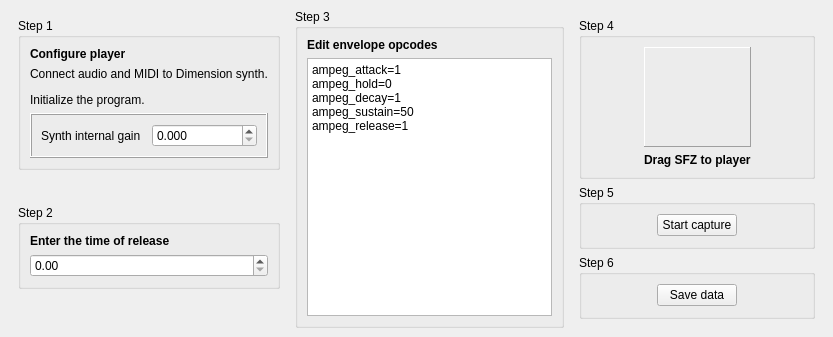
<?xml version="1.0" encoding="UTF-8"?>
<ui version="4.0">
 <class>MainWindow</class>
 <widget class="QMainWindow" name="MainWindow">
  <property name="geometry">
   <rect>
    <x>0</x>
    <y>0</y>
    <width>833</width>
    <height>337</height>
   </rect>
  </property>
  <property name="windowTitle">
   <string>MainWindow</string>
  </property>
  <widget class="QWidget" name="centralwidget">
   <layout class="QHBoxLayout" name="horizontalLayout_3">
    <item>
     <widget class="QWidget" name="" native="true">
      <layout class="QVBoxLayout" name="verticalLayout_3">
       <item>
        <widget class="QGroupBox" name="groupBox">
         <property name="title">
          <string>Step 1</string>
         </property>
         <layout class="QVBoxLayout" name="verticalLayout_5">
          <item>
           <widget class="QLabel" name="label_3">
            <property name="font">
             <font>
              <weight>75</weight>
              <bold>true</bold>
             </font>
            </property>
            <property name="text">
             <string>Configure player</string>
            </property>
           </widget>
          </item>
          <item>
           <widget class="QLabel" name="label_5">
            <property name="text">
             <string>&lt;html&gt;&lt;head/&gt;&lt;body&gt;&lt;p&gt;Connect audio and MIDI to Dimension synth.&lt;/p&gt;&lt;p&gt;Initialize the program.&lt;/p&gt;&lt;/body&gt;&lt;/html&gt;</string>
            </property>
           </widget>
          </item>
          <item>
           <widget class="QFrame" name="frame">
            <property name="frameShape">
             <enum>QFrame::Box</enum>
            </property>
            <property name="frameShadow">
             <enum>QFrame::Raised</enum>
            </property>
            <layout class="QHBoxLayout" name="horizontalLayout_5">
             <item>
              <widget class="QLabel" name="label_6">
               <property name="text">
                <string>Synth internal gain</string>
               </property>
              </widget>
             </item>
             <item>
              <widget class="QDoubleSpinBox" name="internalGainVal">
               <property name="decimals">
                <number>3</number>
               </property>
              </widget>
             </item>
            </layout>
           </widget>
          </item>
         </layout>
        </widget>
       </item>
       <item>
        <spacer name="verticalSpacer">
         <property name="orientation">
          <enum>Qt::Vertical</enum>
         </property>
         <property name="sizeHint" stdset="0">
          <size>
           <width>20</width>
           <height>40</height>
          </size>
         </property>
        </spacer>
       </item>
       <item>
        <widget class="QGroupBox" name="groupBox_6">
         <property name="title">
          <string>Step 2</string>
         </property>
         <layout class="QVBoxLayout" name="verticalLayout_6">
          <item>
           <widget class="QLabel" name="label_4">
            <property name="font">
             <font>
              <weight>75</weight>
              <bold>true</bold>
             </font>
            </property>
            <property name="text">
             <string>Enter the time of release</string>
            </property>
           </widget>
          </item>
          <item>
           <widget class="QDoubleSpinBox" name="releaseTimeVal"/>
          </item>
         </layout>
        </widget>
       </item>
       <item>
        <spacer name="verticalSpacer_2">
         <property name="orientation">
          <enum>Qt::Vertical</enum>
         </property>
         <property name="sizeHint" stdset="0">
          <size>
           <width>20</width>
           <height>40</height>
          </size>
         </property>
        </spacer>
       </item>
      </layout>
     </widget>
    </item>
    <item>
     <widget class="QGroupBox" name="groupBox_2">
      <property name="title">
       <string>Step 3</string>
      </property>
      <layout class="QVBoxLayout" name="verticalLayout_2">
       <item>
        <widget class="QLabel" name="label_2">
         <property name="font">
          <font>
           <weight>75</weight>
           <bold>true</bold>
          </font>
         </property>
         <property name="text">
          <string>Edit envelope opcodes</string>
         </property>
        </widget>
       </item>
       <item>
        <widget class="QPlainTextEdit" name="envelopeEdit">
         <property name="plainText">
          <string>ampeg_attack=1
ampeg_hold=0
ampeg_decay=1
ampeg_sustain=50
ampeg_release=1
</string>
         </property>
        </widget>
       </item>
      </layout>
     </widget>
    </item>
    <item>
     <widget class="QWidget" name="" native="true">
      <layout class="QVBoxLayout" name="verticalLayout_4">
       <item>
        <widget class="QGroupBox" name="groupBox_3">
         <property name="title">
          <string>Step 4</string>
         </property>
         <layout class="QHBoxLayout" name="horizontalLayout">
          <item>
           <spacer name="horizontalSpacer">
            <property name="orientation">
             <enum>Qt::Horizontal</enum>
            </property>
            <property name="sizeHint" stdset="0">
             <size>
              <width>58</width>
              <height>20</height>
             </size>
            </property>
           </spacer>
          </item>
          <item>
           <layout class="QVBoxLayout" name="verticalLayout">
            <item>
             <widget class="DragFileLabel" name="dragFileLabel">
              <property name="minimumSize">
               <size>
                <width>100</width>
                <height>100</height>
               </size>
              </property>
              <property name="frameShape">
               <enum>QFrame::Panel</enum>
              </property>
              <property name="frameShadow">
               <enum>QFrame::Raised</enum>
              </property>
             </widget>
            </item>
            <item>
             <widget class="QLabel" name="label">
              <property name="font">
               <font>
                <weight>75</weight>
                <bold>true</bold>
               </font>
              </property>
              <property name="text">
               <string>Drag SFZ to player</string>
              </property>
             </widget>
            </item>
           </layout>
          </item>
          <item>
           <spacer name="horizontalSpacer_2">
            <property name="orientation">
             <enum>Qt::Horizontal</enum>
            </property>
            <property name="sizeHint" stdset="0">
             <size>
              <width>57</width>
              <height>20</height>
             </size>
            </property>
           </spacer>
          </item>
         </layout>
        </widget>
       </item>
       <item>
        <widget class="QGroupBox" name="groupBox_4">
         <property name="title">
          <string>Step 5</string>
         </property>
         <layout class="QHBoxLayout" name="horizontalLayout_2">
          <item>
           <spacer name="horizontalSpacer_3">
            <property name="orientation">
             <enum>Qt::Horizontal</enum>
            </property>
            <property name="sizeHint" stdset="0">
             <size>
              <width>40</width>
              <height>20</height>
             </size>
            </property>
           </spacer>
          </item>
          <item>
           <widget class="QPushButton" name="captureButton">
            <property name="text">
             <string>Start capture</string>
            </property>
           </widget>
          </item>
          <item>
           <spacer name="horizontalSpacer_4">
            <property name="orientation">
             <enum>Qt::Horizontal</enum>
            </property>
            <property name="sizeHint" stdset="0">
             <size>
              <width>40</width>
              <height>20</height>
             </size>
            </property>
           </spacer>
          </item>
         </layout>
        </widget>
       </item>
       <item>
        <widget class="QGroupBox" name="groupBox_5">
         <property name="title">
          <string>Step 6</string>
         </property>
         <layout class="QHBoxLayout" name="horizontalLayout_4">
          <item>
           <spacer name="horizontalSpacer_5">
            <property name="orientation">
             <enum>Qt::Horizontal</enum>
            </property>
            <property name="sizeHint" stdset="0">
             <size>
              <width>40</width>
              <height>20</height>
             </size>
            </property>
           </spacer>
          </item>
          <item>
           <widget class="QPushButton" name="saveButton">
            <property name="text">
             <string>Save data</string>
            </property>
           </widget>
          </item>
          <item>
           <spacer name="horizontalSpacer_6">
            <property name="orientation">
             <enum>Qt::Horizontal</enum>
            </property>
            <property name="sizeHint" stdset="0">
             <size>
              <width>40</width>
              <height>20</height>
             </size>
            </property>
           </spacer>
          </item>
         </layout>
        </widget>
       </item>
      </layout>
     </widget>
    </item>
   </layout>
  </widget>
 </widget>
 <customwidgets>
  <customwidget>
   <class>DragFileLabel</class>
   <extends>QLabel</extends>
   <header>CaptureEG.h</header>
  </customwidget>
 </customwidgets>
 <resources/>
 <connections/>
</ui>
